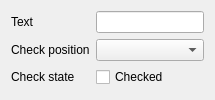
                 <widget class="QWidget" name="chkPage">
                  <layout class="QGridLayout" name="gridLayout_7">
                   <item row="2" column="1">
                    <widget class="QCheckBox" name="chkCheck">
                     <property name="sizePolicy">
                      <sizepolicy hsizetype="Minimum" vsizetype="Fixed">
                       <horstretch>0</horstretch>
                       <verstretch>0</verstretch>
                      </sizepolicy>
                     </property>
                     <property name="text">
                      <string>Checked</string>
                     </property>
                    </widget>
                   </item>
                   <item row="0" column="1">
                    <widget class="QLineEdit" name="chkText">
                     <property name="sizePolicy">
                      <sizepolicy hsizetype="Preferred" vsizetype="Fixed">
                       <horstretch>0</horstretch>
                       <verstretch>0</verstretch>
                      </sizepolicy>
                     </property>
                    </widget>
                   </item>
                   <item row="0" column="0">
                    <widget class="QLabel" name="label_11">
                     <property name="text">
                      <string>Text</string>
                     </property>
                    </widget>
                   </item>
                   <item row="1" column="0">
                    <widget class="QLabel" name="label_15">
                     <property name="text">
                      <string>Check position</string>
                     </property>
                    </widget>
                   </item>
                   <item row="1" column="1">
                    <widget class="QComboBox" name="chkPlacement"/>
                   </item>
                   <item row="2" column="0">
                    <widget class="QLabel" name="label_18">
                     <property name="text">
                      <string>Check state</string>
                     </property>
                    </widget>
                   </item>
                  </layout>
                 </widget>
